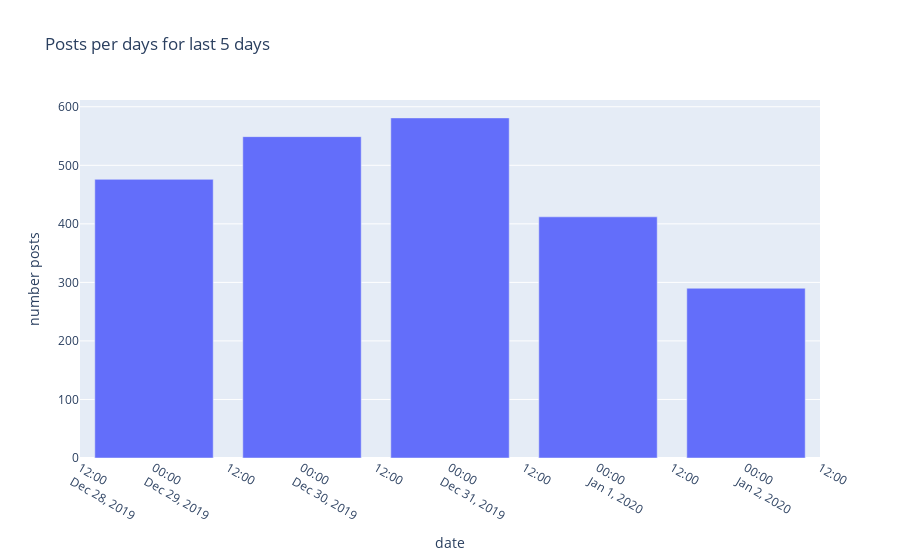

Notebook code cell kept with this figure:
### Code cell
#####OUTPUT 3#####
#functions----------------
#note, create a 'all' option for subreddit that will compare all 4 
def get_posts_aggs(subreddit, aggs, freq, days):
    params_dict = {'after':str(days)+'d','subreddit':subreddit,
                   'size':'0','fields':'aggs','aggs':aggs}
    params_dict['frequency']=freq
    submission_url = "https://api.pushshift.io/reddit/search/submission/"
    response = requests.get(url=submission_url, params=params_dict).json()
    response_data = response["aggs"][aggs]
    df = pd.DataFrame.from_dict(response_data)
    return df

def plot_posts_per_day(df, freq, days):

    def fun(x):
        thedate, thetime = str(x).split()
        year, month, day = thedate.split('-')
        hour, minute, second = thetime.split(':')
        if freq is 'days':
            return f'{year}-{month}-{day}'
        elif freq is 'hour':
            return f'{year}-{month}-{day} {hour}'
        elif freq is 'minute':
            return  f'{year}-{month}-{day} {hour}:{minute}'
        else :
            return  f'{year}-{month}-{day} {hour}:{minute}:{second}'
    df['date'] = pd.to_datetime(df['key'], unit='s')
    df['date'] = df['date'].apply(fun)
    fig = px.bar(df, x='date',
                 y ='doc_count',
                 barmode='group',
                 labels={'doc_count':'number posts'},
                 title=f'Posts per {freq} for last {days} days')
    return fig.show()


df = get_posts_aggs('destinythegame', aggs='created_utc', freq='days', days=5)

plot_posts_per_day(df, 'days', 5)

### Figure 1 — Plotly figure (JSON) as saved in the notebook; plotly's stock layout.template omitted (floating-point values rounded to 4 significant figures)
{"data": [{"alignmentgroup": "True", "hoverlabel": {"namelength": 0}, "hovertemplate": "date=%{x}<br>number posts=%{y}", "legendgroup": "", "marker": {"color": "#636efa"}, "name": "", "offsetgroup": "", "orientation": "v", "showlegend": false, "textposition": "auto", "type": "bar", "x": ["2019-12-29", "2019-12-30", "2019-12-31", "2020-01-01", "2020-01-02"], "xaxis": "x", "y": [476, 549, 581, 412, 290], "yaxis": "y"}], "layout": {"barmode": "group", "legend": {"tracegroupgap": 0}, "title": {"text": "Posts per days for last 5 days"}, "xaxis": {"anchor": "y", "domain": [0, 1], "title": {"text": "date"}}, "yaxis": {"anchor": "x", "domain": [0, 1], "title": {"text": "number posts"}}}}
